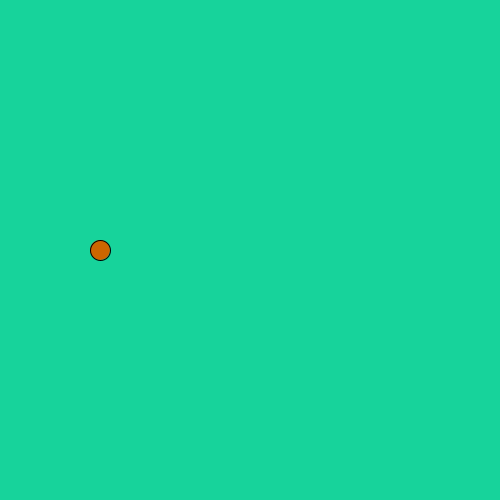
Frame 1 (no input)
Frame 60 (the mouse pressed at the canvas centre just before this capture): identical to frame 1, image omitted
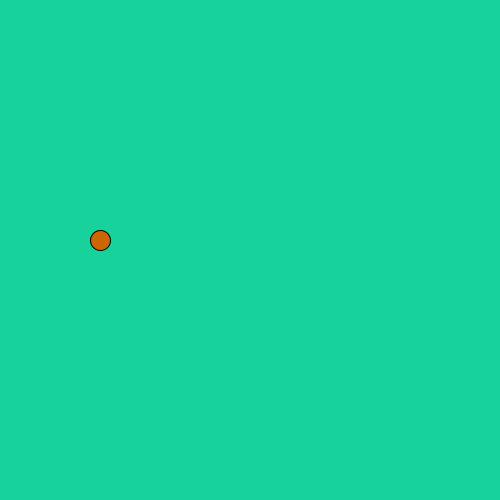
Frame 120 (the mouse held since frame 60 and released just before this capture)

The Processing sketch that drew these frames (run headless with seeded random() and noise(); from frame 60 on, the mouse is pressed at the canvas centre):

// Processing sketch: sketch_170527a
// ── sketch_170527a.pde
int birdstartX = 100;
int birdstartY = 250;
double birdYvelocity = 0;
double gravity = 0.5;
void setup(){
 size(500,500); 
  
}

void draw(){
  background(23,211,155);
  fill(204,102,0);
  ellipse(birdstartX,birdstartY, 20,20);
}
void mousePressed(){
    birdstartY += -10;
  
}
